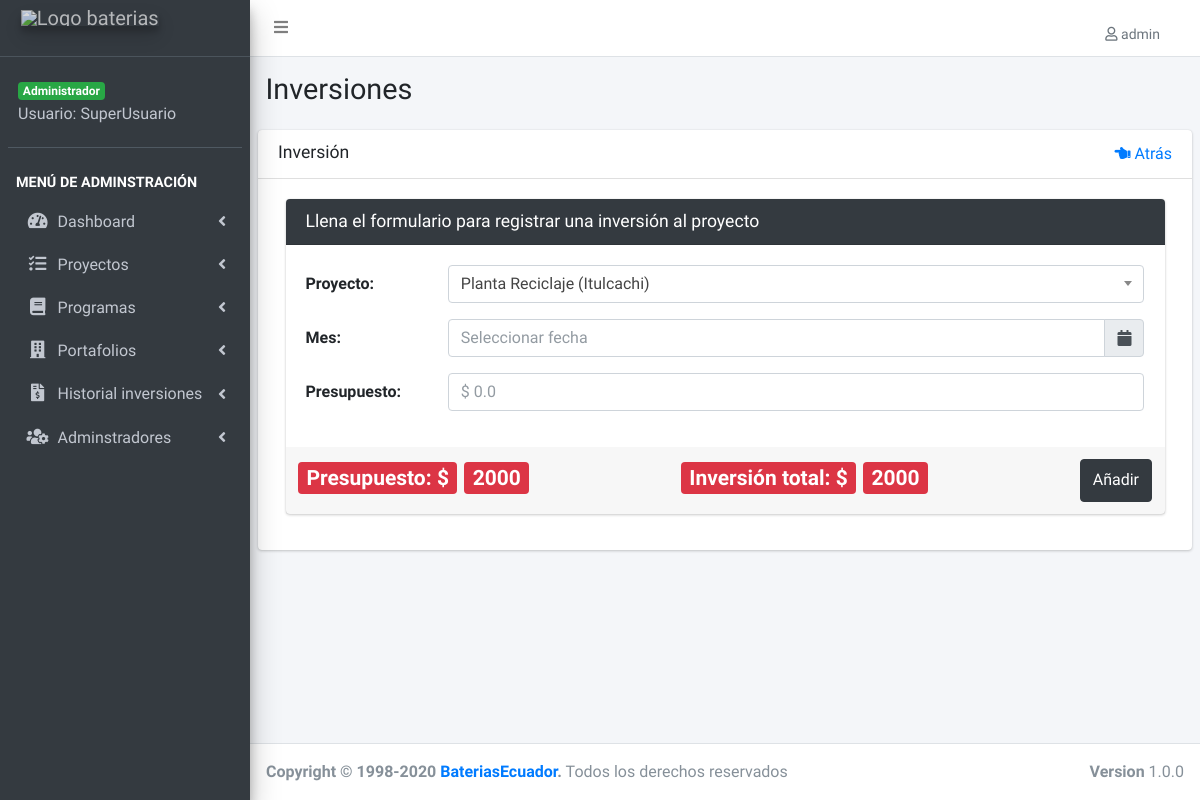
Before: /crear-cuenta.php?id=1 (signed in) with the older database file.
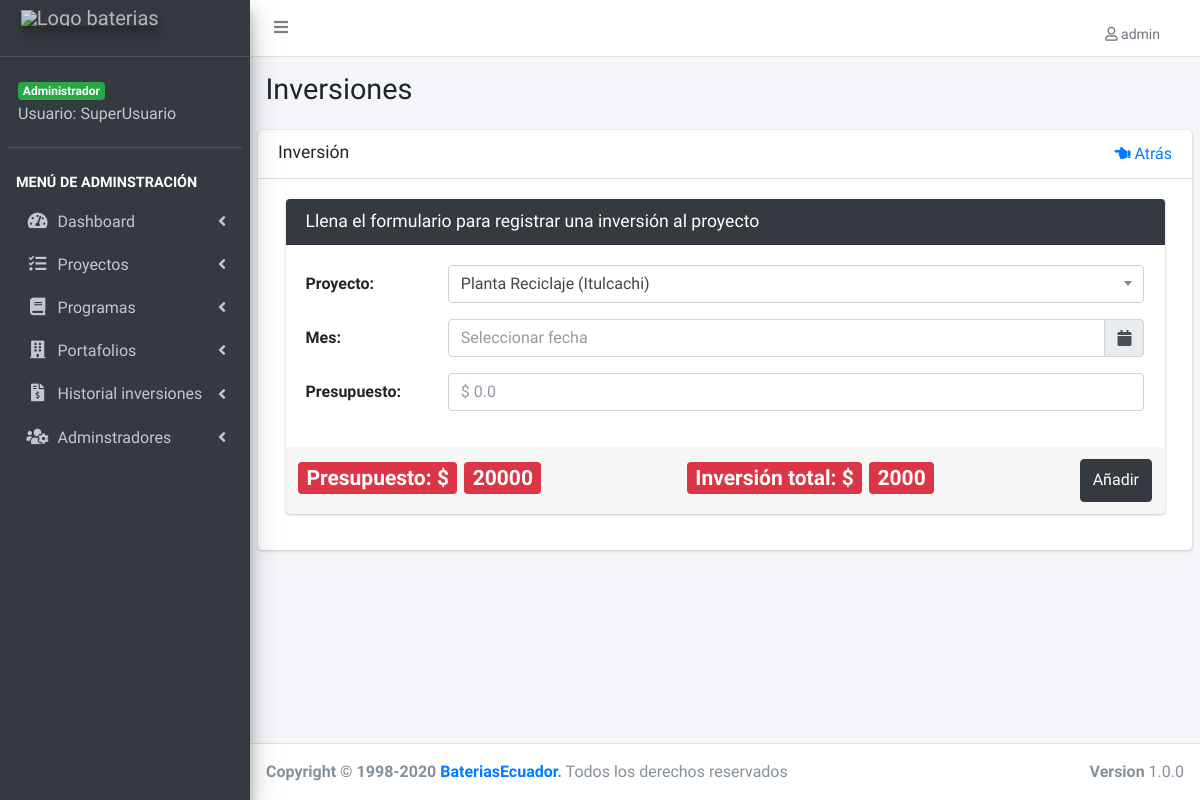
After: the same page with the newer database file.
### tables this page shows
CREATE TABLE IF NOT EXISTS `proyectos` (
  `proyecto_id` int(11) NOT NULL AUTO_INCREMENT,
  `inicio` date NOT NULL,
  `detalle` varchar(255) NOT NULL,
  `objetivo_estrategico` varchar(100) NOT NULL,
  `presupuesto_inicial` double NOT NULL,
  `estado_neural` varchar(50) NOT NULL,
  `url_video` varchar(255) DEFAULT NULL,
  `url_documento` varchar(255) DEFAULT NULL,
  `cuenta` varchar(255) DEFAULT '0',
  `portafolio_id` int(11) NOT NULL DEFAULT '0',
  `programa_id` int(11) NOT NULL,
  `estado_id` int(11) NOT NULL,
  `editado` datetime DEFAULT NULL,
  PRIMARY KEY (`proyecto_id`),
  UNIQUE KEY `detalle` (`detalle`),
  KEY `FK_proyectos_portafolios` (`portafolio_id`),
  KEY `FK_proyectos_programas` (`programa_id`),
  KEY `FK_proyectos_estados` (`estado_id`),
  CONSTRAINT `FK_proyectos_estados` FOREIGN KEY (`estado_id`) REFERENCES `estados` (`estado_id`),
  CONSTRAINT `FK_proyectos_portafolios` FOREIGN KEY (`portafolio_id`) REFERENCES `portafolios` (`portafolio_id`),
  CONSTRAINT `FK_proyectos_programas` FOREIGN KEY (`programa_id`) REFERENCES `programas` (`programa_id`)
);

### funciones/sesiones.php (called while the page is built, shortened)
<?php
function getPresupuesto($proyecto_id){
   $sql = " SELECT * FROM proyectos WHERE proyecto_id = $proyecto_id ";
   return $sql;
  }
  function getTotalInversionProyecto_id($proyecto_id){
    $sql = " SELECT  SUM(presupuesto) AS total FROM cuentas ";
    $sql .= " INNER JOIN registros ON registros.registros_id = cuentas.registros_id ";
    $sql .= " WHERE proyecto_id = $proyecto_id ";
    return $sql;
  }

### crear-cuenta.php (the view, shortened to what this page needs)
<?php
include_once('funciones/sesiones.php');
include_once('funciones/funciones.php');
include_once('templates/header.php');
$id = $_GET['id'];
include_once('templates/barra.php');
include_once('templates/navegacion.php');
?>
<div class="content-wrapper">
  <section class="content-header">
    <div class="container-fluid">
      <div class="row mb-2">
        <div class="col-sm-6">
          <h1>Inversiones</h1>
        </div>
      </div>
    </div>
  </section>
  <section class="content">
    <div class="card">
      <div class="card-header">
        <h3 class="card-title">Inversión</h3>
        <a id="lista" href="#" class="float-right"><i class="fas fa-hand-point-left"></i> Atrás</a>
      </div>
      <div class="card-body">
        <div class="container">
          <div class="card card-dark">
            <div class="card-header">
              <h3 class="card-title">Llena el formulario para registrar una inversión al proyecto</h3>
            </div>
            <form class="form-horizontal" name="guardar-registro" id="guardar-registro" method="post" action="modelo-cuenta.php">
              <div class="card-body">
                <div class="form-group row">
                  <label for="cuenta" class="col-sm-2 col-form-label">Proyecto:</label>
                  <div class="col-sm-10">
                  </div>
                </div>
                <div class="form-group row">
                  <label class="col-sm-2 col-form-label">Mes:</label>
                  <div class="col-sm-10 input-group date" id="fecha" data-target-input="nearest">
                    <input type="text" class="form-control datetimepicker-input" data-target="#fecha" id= "input-fecha" name="anio" placeholder="Seleccionar fecha" required />
                    <div class="input-group-append" data-target="#fecha" data-toggle="datetimepicker">
                      <div class="input-group-text"><i class="fa fa-calendar"></i></div>
                    </div>
                  </div>
                </div>
                <div class="form-group row">
                  <label for="presupuesto" class="col-sm-2 col-form-label">Presupuesto:</label>
                  <div class="col-sm-10">
                    <input type="number" class="form-control" id="presupuesto" name="presupuesto" placeholder="$ 0.0" required>
                  </div>
                </div>
              </div>
              <div class="card-footer">
                <?php if (!isset($id)) { ?>
                  <button id="guardar-presu" type="submit" class="btn btn-dark float-right">Añadir</button>
                <?php } else { ?>
                  <div class="row" style="justify-content: space-between;">
                    <h3><span class="badge badge-danger">Presupuesto: $</span> <span id="presu" class="badge badge-danger">
                        <?php
                        $resultado = $conn->query(getPresupuesto($id));
                        $registrados = $resultado->fetch_assoc();
                        echo $registrados['presupuesto_inicial'];
                        ?></span></h3>
                    <h3><span class="badge badge-danger">Inversión total: $</span> <span id="presuTotal" class="badge badge-danger">
                        <?php
                        $resultado = $conn->query(getTotalInversionProyecto_id($id));
                        $registrados = $resultado->fetch_assoc();
                        if ($registrados['total'] == null) {
                          echo '0';
                        } else {
                          echo  $registrados['total'];
                        }
                        ?></span></h3>
                    <button id="guardar-presu" type="submit" class="btn btn-dark float-right">Añadir</button>
                  </div>
                <?php
                } ?>
              </div>
            </form>
          </div>
        </div>
      </div>
    </div>
  </section>
</div>
<?php
include_once('templates/footer.php');
?>

Changed rows visible on the page:
changed proyectos: presupuesto_inicial "2000" → "20000"
